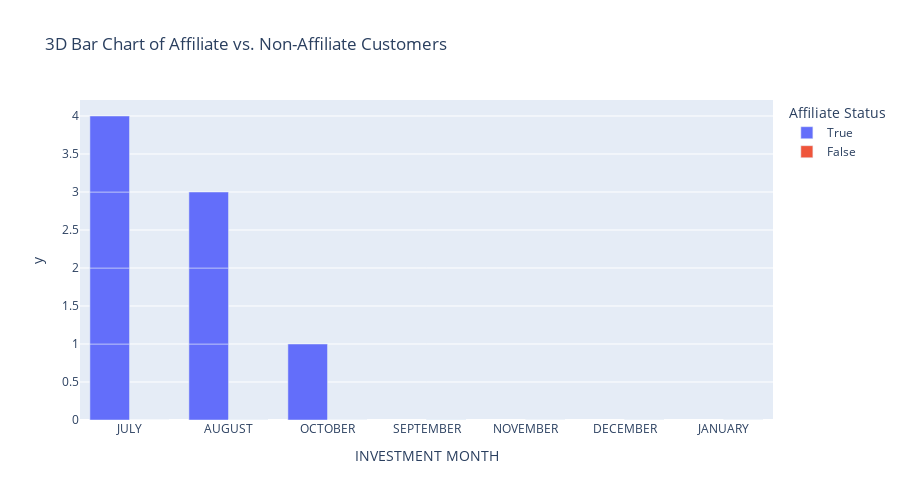

The notebook cell saved with this chart:
### Code cell
import pandas as pd
import matplotlib.pyplot as plt
import seaborn as sns
from wordcloud import WordCloud
import numpy as np
import squarify
import plotly.express as px
import plotly.graph_objects as go
from collections import Counter

# Load the Excel file
file_path = "ROYAL PALM RECEIPT & PORTFOLIO (3).xlsx"
xls = pd.ExcelFile(file_path)

# Load the "PORTFOLIO" sheet
df = pd.read_excel(xls, sheet_name="PORTFOLIO")

# Select relevant columns
df = df[["S/N", "NAME", "INVESTMENT YEAR", "INVESTMENT MONTH", "AFFILIATE", "AFFILIATE 10%"]]

# Convert investment year to integer and filter relevant data
df = df.dropna(subset=["INVESTMENT YEAR", "INVESTMENT MONTH"])
df["INVESTMENT YEAR"] = df["INVESTMENT YEAR"].astype(int)
df = df[(df["INVESTMENT YEAR"] == 2024) | ((df["INVESTMENT YEAR"] == 2025) & (df["INVESTMENT MONTH"] == "JANUARY"))]

# Remove last two refunded/incomplete customers
df = df.iloc[:-2]

# Mark customers that came through affiliates (NIL means non-affiliate)
df["Came_Through_Affiliate"] = df["AFFILIATE"].apply(lambda x: x != "NIL")

# Define correct month order
month_order = ["JULY", "AUGUST", "SEPTEMBER", "OCTOBER", "NOVEMBER", "DECEMBER", "JANUARY"]
df["INVESTMENT MONTH"] = pd.Categorical(df["INVESTMENT MONTH"], categories=month_order, ordered=True)

# Cross-tabulation of affiliates by month
affiliate_by_month = pd.crosstab(df["INVESTMENT MONTH"], df["Came_Through_Affiliate"])

# Top affiliates by customer count
top_affiliates = df[df["AFFILIATE"] != "NIL"]["AFFILIATE"].value_counts().head(10)

# Visualization: Word Cloud
wordcloud = WordCloud(width=800, height=400, background_color='white').generate(" ".join(df[df["AFFILIATE"] != "NIL"]["AFFILIATE"]))
plt.figure(figsize=(10, 5))
plt.imshow(wordcloud, interpolation="bilinear")
plt.axis("off")
plt.title("Top Affiliates Word Cloud")
plt.show()

# Visualization: Pie Chart
plt.figure(figsize=(6, 6))
colors = ["#ff9999", "#66b3ff"]
df["Came_Through_Affiliate"].value_counts().plot.pie(autopct="%1.1f%%", colors=colors, startangle=90, wedgeprops={'edgecolor': 'black'})
plt.gca().add_artist(plt.Circle((0, 0), 0.6, fc='white'))
plt.title("Affiliate vs. Non-Affiliate Customers")
plt.ylabel("")
plt.show()

# Visualization: Bar Chart
plt.figure(figsize=(8, 5))
sns.countplot(x=df["Came_Through_Affiliate"].map({True: "Affiliate", False: "Non-Affiliate"}), palette="coolwarm", hue=df["Came_Through_Affiliate"].map({True: "Affiliate", False: "Non-Affiliate"}), legend=False)
plt.title("Customers Through Affiliates vs. Non-Affiliates")
plt.xlabel("Customer Type")
plt.ylabel("Count")
plt.show()

# Visualization: Stacked Area Chart
affiliate_by_month.plot.area(colormap="plasma", alpha=0.75, figsize=(12, 6))
plt.title("Trend of Affiliate vs. Non-Affiliate Customers Over Time")
plt.xlabel("Investment Month")
plt.ylabel("Count")
plt.legend(["Non-Affiliate", "Affiliate"], title="Customer Type")
plt.show()

# Visualization: Bubble Chart
plt.figure(figsize=(10, 6))
sns.scatterplot(x=top_affiliates.index, y=top_affiliates.values, size=top_affiliates.values, sizes=(100, 1000), alpha=0.6, palette="coolwarm")
plt.xticks(rotation=45)
plt.title("Bubble Chart of Top Affiliates")
plt.xlabel("Affiliates")
plt.ylabel("Number of Customers")
plt.show()

# Visualization: Treemap
plt.figure(figsize=(10, 6))
squarify.plot(sizes=top_affiliates.values, label=top_affiliates.index, alpha=0.8, color=plt.cm.Set3.colors)
plt.axis("off")
plt.title("Treemap of Top Affiliates")
plt.show()

# Visualization: Line Chart with Trend Analysis
plt.figure(figsize=(12, 6))
sns.lineplot(x=affiliate_by_month.index, y=affiliate_by_month[True], label="Affiliate", marker="o")
sns.lineplot(x=affiliate_by_month.index, y=affiliate_by_month[False], label="Non-Affiliate", marker="o")
plt.title("Growth Trend of Affiliate vs. Non-Affiliate Customers")
plt.xlabel("Investment Month")
plt.ylabel("Customer Count")
plt.legend(title="Customer Type")
plt.show()

# Visualization: Heatmap
affiliate_heatmap = pd.crosstab(df["INVESTMENT MONTH"], df["Came_Through_Affiliate"].replace({True: "Affiliate", False: "Non-Affiliate"}))
plt.figure(figsize=(10, 6))
sns.heatmap(affiliate_heatmap, cmap="coolwarm", annot=True, fmt="d")
plt.title("Heatmap of Affiliate vs. Non-Affiliate Customers Per Month")
plt.xlabel("Customer Type")
plt.ylabel("Investment Month")
plt.show()

# Visualization: 3D Bar Chart
fig = px.bar(df, x="INVESTMENT MONTH", y=df["Came_Through_Affiliate"].astype(int), color="Came_Through_Affiliate", barmode="group", height=500, title="3D Bar Chart of Affiliate vs. Non-Affiliate Customers", labels={"Came_Through_Affiliate": "Affiliate Status"})
fig.show()

# Save cleaned data with affiliation status
df.to_excel("Cleaned_Affiliate_Report.xlsx", index=False)

### Figure 1 — Plotly figure (JSON) as saved in the notebook; plotly's stock layout.template omitted (floating-point values rounded to 4 significant figures)
{"data": [{"alignmentgroup": "True", "hovertemplate": "Affiliate Status=True<br>INVESTMENT MONTH=%{x}<br>y=%{y}<extra></extra>", "legendgroup": "True", "marker": {"color": "#636efa", "pattern": {"shape": ""}}, "name": "True", "offsetgroup": "True", "orientation": "v", "showlegend": true, "textposition": "auto", "type": "bar", "x": ["JULY", "JULY", "JULY", "JULY", "AUGUST", "AUGUST", "AUGUST", "OCTOBER"], "xaxis": "x", "y": [1, 1, 1, 1, 1, 1, 1, 1], "yaxis": "y"}, {"alignmentgroup": "True", "hovertemplate": "Affiliate Status=False<br>INVESTMENT MONTH=%{x}<br>y=%{y}<extra></extra>", "legendgroup": "False", "marker": {"color": "#EF553B", "pattern": {"shape": ""}}, "name": "False", "offsetgroup": "False", "orientation": "v", "showlegend": true, "textposition": "auto", "type": "bar", "x": ["JULY", "AUGUST", "SEPTEMBER", "AUGUST", "AUGUST", "SEPTEMBER", "SEPTEMBER", "SEPTEMBER", "SEPTEMBER", "OCTOBER", "OCTOBER", "NOVEMBER", "NOVEMBER", "DECEMBER", "DECEMBER", "DECEMBER", "JANUARY", "JANUARY"], "xaxis": "x", "y": [0, 0, 0, 0, 0, 0, 0, 0, 0, 0, 0, 0, 0, 0, 0, 0, 0, 0], "yaxis": "y"}], "layout": {"barmode": "group", "height": 500, "legend": {"title": {"text": "Affiliate Status"}, "tracegroupgap": 0}, "title": {"text": "3D Bar Chart of Affiliate vs. Non-Affiliate Customers"}, "xaxis": {"anchor": "y", "domain": [0, 1], "title": {"text": "INVESTMENT MONTH"}}, "yaxis": {"anchor": "x", "domain": [0, 1], "title": {"text": "y"}}}}
